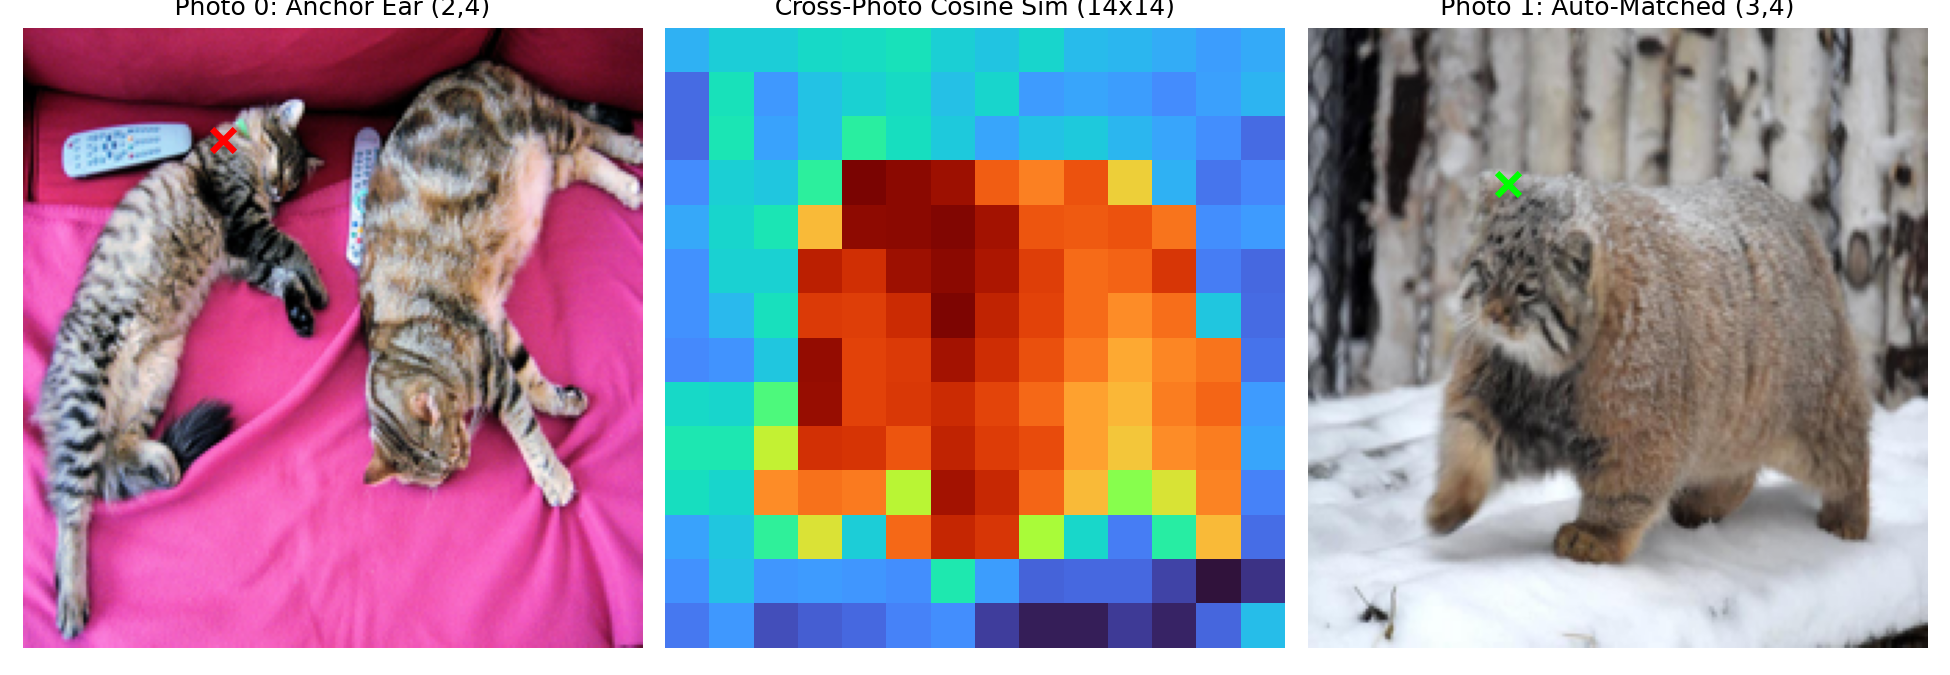

Source code (Python):
import torch
import torch.nn.functional as F
from transformers import AutoModel, AutoImageProcessor
import matplotlib.pyplot as plt
from transformers.image_utils import load_image

MODEL_ID = "computer-vision-ai-lab/dinov3-vits16-pretrain-lvd1689m"

processor = AutoImageProcessor.from_pretrained(MODEL_ID)
model = AutoModel.from_pretrained(MODEL_ID).to("cuda")

urls = [
    "http://images.cocodataset.org/val2017/000000039769.jpg",  # 0: Two indoor cats
    "https://huggingface.co/datasets/huggingface/documentation-images/resolve/main/pipeline-cat-chonk.jpeg",  # 1: Snowy cat
    "http://images.cocodataset.org/val2017/000000000285.jpg",  # 2: Bear
]

names = ["0: Indoor Cats", "1: Snowy Cat", "2: Bear"]
images = [load_image(u) for u in urls]

inputs = processor(images=images, return_tensors="pt").to("cuda")

with torch.inference_mode():
    out = model(**inputs).last_hidden_state

# TASK 1
cls_tokens = F.normalize(out[:,0,:], dim=-1)
cls_sim_matrix = (cls_tokens @ cls_tokens.T).cpu().numpy()

print("=== task 1: whole image cls cosine similarity ===")
for i, name in enumerate(names):
    print(f"{name:15s} -> {cls_sim_matrix[i].round(3)}")

    
# =====================================================================
# TASK 2 (Plug B — patch_tokens): Cross-Image Part Tracking
# =====================================================================
grid_indoor = out[0, 5:, :].unflatten(0, (14, 14))  # (14, 14, 384)
grid_snowy = out[1, 5:, :].unflatten(0, (14, 14))   # (14, 14, 384)

# Anchor tile (row=2, col=4) = Left cat's ear/head in Image 0
ar, ac = 2, 4
anchor_vec = grid_indoor[ar, ac]  # (384,)

# Compare against all 14x14 tiles of Image 1 (Snowy Cat)
cross_sim = F.cosine_similarity(grid_snowy, anchor_vec, dim=-1).cpu()  # (14, 14)
best_idx = int(cross_sim.argmax())
br, bc = divmod(best_idx, 14)
print(f"\n=== Task 2: Cross-Image Part Match ===")
print(f"Anchor tile ({ar},{ac}) in Indoor Cats matched tile ({br},{bc}) in Snowy Cat (sim={cross_sim[br, bc]:.3f})")

# Plot 3 panels: Source Anchor -> Cross-Image Heatmap -> Target Best Match
fig, axes = plt.subplots(1, 3, figsize=(13, 4.5))
axes[0].imshow(images[0].resize((224, 224)))
axes[0].scatter([ac * 16 + 8], [ar * 16 + 8], c="red", s=120, marker="x", linewidths=3)
axes[0].set_title(f"Photo 0: Anchor Ear ({ar},{ac})")

axes[1].imshow(cross_sim, cmap="turbo")
axes[1].set_title("Cross-Photo Cosine Sim (14x14)")

axes[2].imshow(images[1].resize((224, 224)))
axes[2].scatter([bc * 16 + 8], [br * 16 + 8], c="lime", s=120, marker="x", linewidths=3)
axes[2].set_title(f"Photo 1: Auto-Matched ({br},{bc})")

for ax in axes:
    ax.axis("off")

plt.tight_layout()
plt.savefig("cross_image_correspondence.png", dpi=150)
print("Saved cross_image_correspondence.png")
